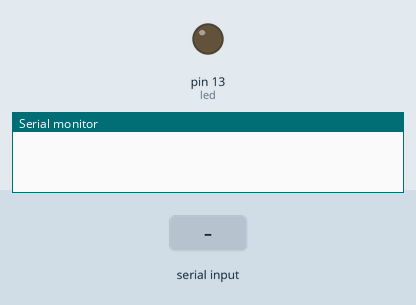
Recording of a sketch running on a simulated Arduino Uno, built with avr-gcc and run on an emulated ATmega328P. Shown: output pins drawn as LEDs (lit = HIGH), the last lines printed to the serial monitor. Inputs (shaded band) come from the test bench.

Above: at 1.2 s.
1.3 s: "1" received over Serial
At 2.0 s:
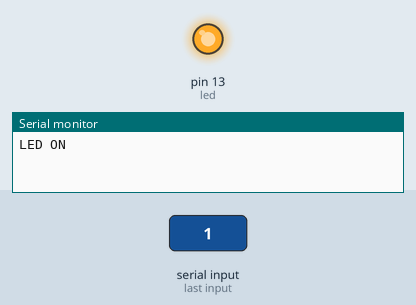
2.8 s: "2" received over Serial
At 3.2 s:
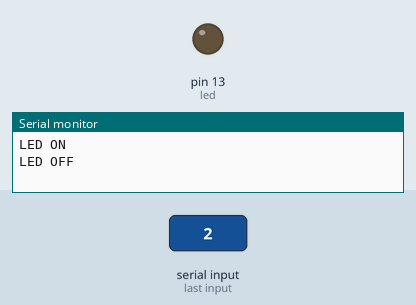
Timing chart, 0 to 5.8 s (numbered marks = the images above; inputs shaded):
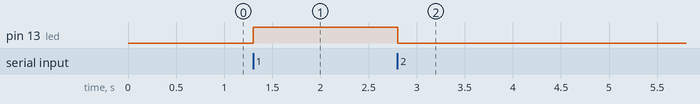

The sketch:

sketch_sep26b.ino
```cpp
int led = 13;

void setup() {
  // put your setup code here, to run once:
  pinMode(led,OUTPUT);
  digitalWrite(led,LOW);
  Serial.begin(9600);
}

void loop() {
  // put your main code here, to run repeatedly:
  char read_data;
  if(Serial.available())
  {
    read_data = Serial.read();
    if(read_data == '1')
    {
      digitalWrite(led, HIGH);
      Serial.println("LED ON");
    }
    else if(read_data == '2')
    {
      digitalWrite(led, LOW);
      Serial.println("LED OFF");
    }
  }
  delay(10);
}
```

Measured:
- after the input at 1.3 s, pin 13 (led): LOW → HIGH at once
- after the input at 2.8 s, pin 13 (led): HIGH → LOW at once
